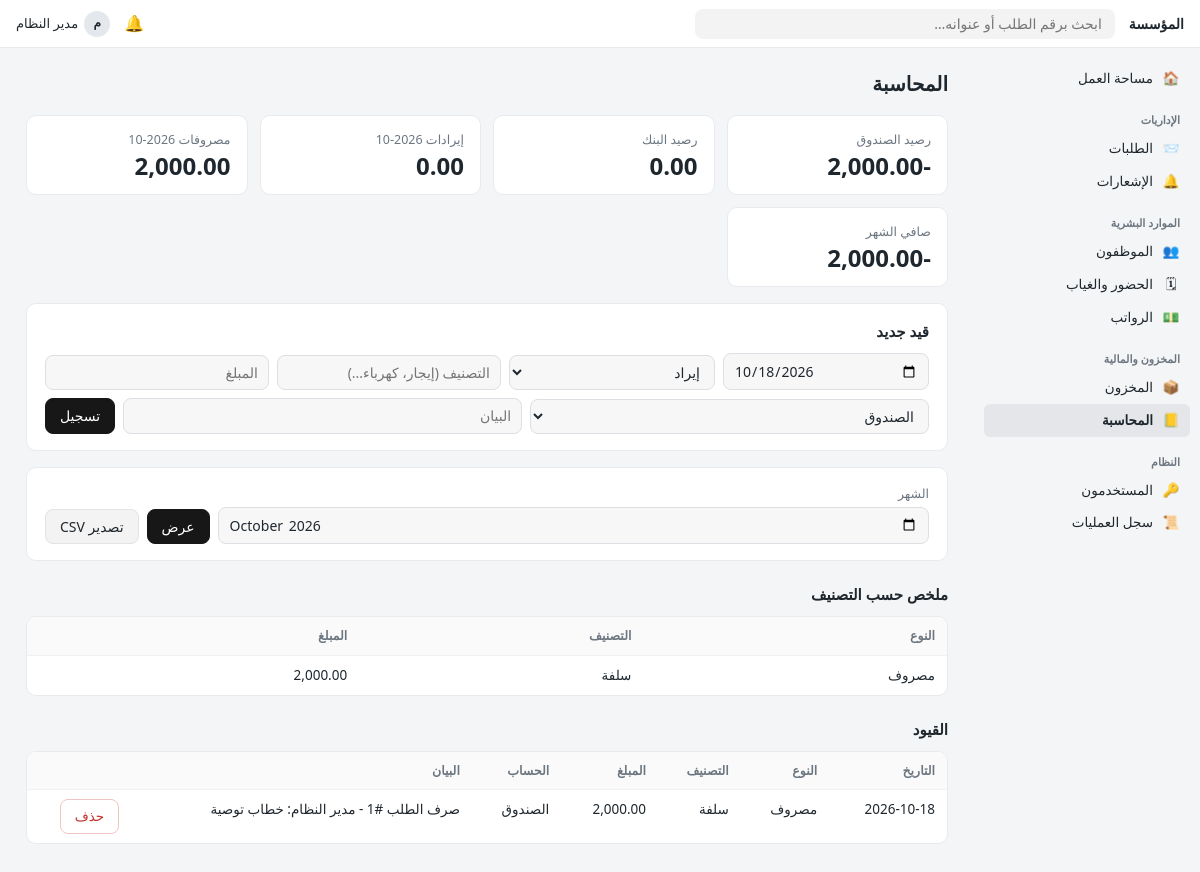
/accounting (signed in), run on the app's committed database.
### tables this page shows
CREATE TABLE users(
 id INTEGER PRIMARY KEY, username TEXT UNIQUE NOT NULL, password_hash TEXT NOT NULL,
 full_name TEXT NOT NULL, role TEXT NOT NULL,
 employee_id INTEGER REFERENCES employees(id), active INTEGER DEFAULT 1, signature TEXT);

CREATE TABLE transactions(
 id INTEGER PRIMARY KEY, day TEXT NOT NULL,
 kind TEXT NOT NULL CHECK(kind IN ('income','expense')), category TEXT,
 amount REAL NOT NULL CHECK(amount>0), account TEXT NOT NULL, description TEXT,
 user_id INTEGER, request_id INTEGER);

### app.py (the view, shortened to what this page needs)
@app.route("/accounting", methods=["GET", "POST"])
@login_required(("accountant",))
def accounting():
    month = request.values.get("month") or date.today().strftime("%Y-%m")
    if not valid_month(month):
        month = date.today().strftime("%Y-%m")
    rows = q("SELECT * FROM transactions WHERE day LIKE ? ORDER BY day DESC, id DESC", (month + "-%",))
    inc = sum(r["amount"] for r in rows if r["kind"] == "income")
    exp = sum(r["amount"] for r in rows if r["kind"] == "expense")
    cats = q("""SELECT kind, COALESCE(NULLIF(category,''),'بدون تصنيف') c, SUM(amount) a FROM transactions
                WHERE day LIKE ? GROUP BY kind, c ORDER BY a DESC""", (month + "-%",))
    bal = q("""SELECT account, SUM(CASE kind WHEN 'income' THEN amount ELSE -amount END) b
               FROM transactions GROUP BY account""")
    return render_template("accounting.html", rows=rows, month=month, inc=inc, exp=exp, cats=cats,
                           bal={r["account"]: r["b"] for r in bal})

### app.py (called while the page is built)
def db():
    if "db" not in g:
        g.db = sqlite3.connect(DB_PATH)
        g.db.row_factory = sqlite3.Row
        g.db.execute("PRAGMA foreign_keys=ON")
    return g.db

def q(sql, args=(), one=False):
    rows = db().execute(sql, args).fetchall()
    if one:
        return rows[0] if rows else None
    return rows

def current_user():
    if "_user" not in g:
        uid = session.get("uid")
        g._user = q("SELECT * FROM users WHERE id=? AND active=1", (uid,), one=True) if uid else None
    return g._user

def has_role(u, *roles):
    return bool(u) and (u["role"] == "admin" or u["role"] in roles)

def login_required(roles=None):
    def deco(f):
        @wraps(f)
        def w(*a, **k):
            u = current_user()
            if not u:
                return redirect(url_for("login", next=request.path))
            if roles and not has_role(u, *roles):
                abort(403)
            return f(*a, **k)
        return w
    return deco

def csrf_token():
    if "csrf" not in session:
        session["csrf"] = secrets.token_hex(16)
    return session["csrf"]

@app.before_request
def csrf_protect():
    if request.method == "POST":
        tok = session.get("csrf", "")
        if not tok or not secrets.compare_digest(tok, request.form.get("csrf", "")):
            abort(400)

@app.after_request
def headers(resp):
    resp.headers["X-Content-Type-Options"] = "nosniff"
    resp.headers["X-Frame-Options"] = "DENY"
    resp.headers["Referrer-Policy"] = "same-origin"
    resp.headers["Content-Security-Policy"] = "default-src 'self'; style-src 'self' 'unsafe-inline'; img-src 'self' data:"
    return resp

@app.context_processor
def inject():
    u = current_user()
    pending = len(pending_for(u)) if u else 0
    unread = q("SELECT COUNT(*) c FROM notifications WHERE user_id=? AND read=0", (u["id"],), one=True)["c"] if u else 0
    return dict(user=u, org=ORG_NAME, ROLES=ROLES, TYPES=TYPES, STEP_KINDS=STEP_KINDS, CATEGORIES=CATEGORIES, unread=unread, STATUS=STATUS, ATT=ATT,
                ACCOUNTS=ACCOUNTS, csrf_token=csrf_token, pending_count=pending,
                can=lambda *r: has_role(u, *r), today=date.today().isoformat())

@app.template_filter("money")
def money(v):
    return "{:,.2f}".format(v or 0)

def valid_month(m):
    return bool(m) and re.fullmatch(r"\d{4}-(0[1-9]|1[0-2])", m) is not None

### templates/accounting.html
{% extends "base.html" %}{% block body %}
<h1>المحاسبة</h1>
<div class="grid">
{% for a in ACCOUNTS %}<div class="stat"><b>{{ (bal.get(a) or 0)|money }}</b><span>رصيد {{ a }}</span></div>{% endfor %}
<div class="stat"><b>{{ inc|money }}</b><span>إيرادات {{ month }}</span></div>
<div class="stat"><b>{{ exp|money }}</b><span>مصروفات {{ month }}</span></div>
<div class="stat"><b>{{ (inc-exp)|money }}</b><span>صافي الشهر</span></div></div>
<div class="card"><h2 style="margin-top:0">قيد جديد</h2><form method="post" class="inline"><input type="hidden" name="csrf" value="{{ csrf_token() }}">
<input type="date" name="day" value="{{ today }}" required><select name="kind"><option value="income">إيراد</option><option value="expense">مصروف</option></select>
<input name="category" placeholder="التصنيف (إيجار، كهرباء...)"><input name="amount" type="number" step="0.01" min="0.01" placeholder="المبلغ" required>
<select name="account">{% for a in ACCOUNTS %}<option>{{ a }}</option>{% endfor %}</select><input name="description" placeholder="البيان"><button>تسجيل</button></form></div>
<form method="get" class="inline card"><div><label>الشهر</label><input type="month" name="month" value="{{ month }}"></div><button>عرض</button>
<a class="btn gray" href="{{ url_for('accounting_export', month=month) }}">تصدير CSV</a></form>
<h2>ملخص حسب التصنيف</h2><div class="scroll"><table><tr><th>النوع</th><th>التصنيف</th><th>المبلغ</th></tr>
{% for c in cats %}<tr><td>{{ 'إيراد' if c.kind=='income' else 'مصروف' }}</td><td>{{ c.c }}</td><td>{{ c.a|money }}</td></tr>{% endfor %}</table></div>
<h2>القيود</h2><div class="scroll"><table><tr><th>التاريخ</th><th>النوع</th><th>التصنيف</th><th>المبلغ</th><th>الحساب</th><th>البيان</th><th></th></tr>
{% for r in rows %}<tr><td>{{ r.day }}</td><td>{{ 'إيراد' if r.kind=='income' else 'مصروف' }}</td><td>{{ r.category }}</td><td>{{ r.amount|money }}</td><td>{{ r.account }}</td><td>{{ r.description }}</td>
<td>{% if user.role=='admin' %}<form method="post" action="{{ url_for('transaction_delete', tid=r.id) }}"><input type="hidden" name="csrf" value="{{ csrf_token() }}"><button class="red">حذف</button></form>{% endif %}</td></tr>
{% else %}<tr><td colspan="7">لا توجد قيود.</td></tr>{% endfor %}</table></div>{% endblock %}

### templates/base.html (shortened to what this page needs)
{% macro side(endpoint, label, icon, roles=(), active=(), badge=0) %}{% if not roles or can(*roles) %}<a class="side-item {{ 'active' if request.endpoint in (active or (endpoint,)) }}" href="{{ url_for(endpoint) }}"><span class="ic">{{ icon }}</span>{{ label }}{% if badge %}<span class="cnt">{{ badge }}</span>{% endif %}</a>{% endif %}{% endmacro %}
<!doctype html>
<html lang="ar" dir="rtl"><head><meta charset="utf-8">
<link rel="stylesheet" href="{{ url_for('static', filename='style.css') }}"></head><body>
{% if user %}
<div class="navbar">
 <a class="brand" href="{{ url_for('dashboard') }}">{{ org }}</a>
 <form class="search" method="get" action="{{ url_for('search') }}"><input type="search" name="q" placeholder="ابحث برقم الطلب أو عنوانه…"></form>
 <div class="nav-right">
  <a class="bell" href="{{ url_for('notifications') }}" title="الإشعارات">🔔{% if unread %}<span class="n">{{ unread }}</span>{% endif %}</a>
  <details class="menu"><summary><span class="avatar">{{ user.full_name[:1] }}</span>{{ user.full_name }}</summary>
   </details>
 </div>
</div>
<div class="layout">
 <aside class="sidebar">
  {{ side('dashboard','مساحة العمل','🏠') }}
  <div class="side-title">الإداريات</div>
  {{ side('requests_list','الطلبات','📨',active=('requests_list','request_view','request_new'),badge=pending_count) }}
  {{ side('notifications','الإشعارات','🔔',badge=unread) }}
  {% if can('hr','manager','accountant') %}<div class="side-title">الموارد البشرية</div>{% endif %}
  {{ side('employees','الموظفون','👥',('hr','manager'),('employees','employee_edit')) }}
  {{ side('attendance','الحضور والغياب','🗓',('hr','manager')) }}
  {{ side('payroll','الرواتب','💵',('hr','accountant')) }}
  {% if can('store','manager','accountant') %}<div class="side-title">المخزون والمالية</div>{% endif %}
  {{ side('inventory','المخزون','📦',('store','manager'),('inventory','inventory_moves')) }}
  {{ side('accounting','المحاسبة','📒',('accountant',)) }}
  {% if user.role=='admin' %}<div class="side-title">النظام</div>
  {{ side('users','المستخدمون','🔑') }}{{ side('audit','سجل العمليات','📜') }}{% endif %}
 </aside>
 <div class="page">
{% else %}<div class="public">{% endif %}
{% block body %}{% endblock %}
{% if user %}</div></div>{% else %}</div>{% endif %}
</body></html>

### static/style.css (style rules this page uses)
:root { --bg:#f4f5f6;--card:#fff;--border:#e8eaed;--text:#1f272e;--muted:#6c7680;--dark:#171717;--accent:#2490ef; --green:#16794c;--green-bg:#e3f6ea;--orange:#b25400;--orange-bg:#fff0dd;--red:#c0302b;--red-bg:#fde8e7;--blue:#1a5fb4;--blue-bg:#e5f0fd;--gray-bg:#efefef }
* { box-sizing:border-box }
body { margin:0;font-family:"Segoe UI",Tahoma,Arial,sans-serif;background:var(--bg);color:var(--text);line-height:1.55;font-size:14px }
a { color:var(--accent);text-decoration:none }
.navbar { position:sticky;top:0;z-index:20;height:48px;background:#fff;border-bottom:1px solid var(--border);display:flex;align-items:center;gap:14px;padding:0 16px }
.brand { font-weight:700;color:var(--text);white-space:nowrap }
.navbar form.search { flex:1;max-width:420px }
.navbar input[type=search] { background:#f3f3f3;border:1px solid transparent;border-radius:8px;height:30px;padding:0 12px }
.nav-right { margin-inline-start:auto;display:flex;align-items:center;gap:14px }
.bell { position:relative;color:var(--text);font-size:16px }
details.menu { position:relative }
details.menu summary { list-style:none;cursor:pointer;display:flex;align-items:center;gap:6px;font-size:13px }
.avatar { width:26px;height:26px;border-radius:50%;background:#e4e7eb;display:inline-flex;align-items:center;justify-content:center;font-weight:600;font-size:12px }
.layout { display:flex;max-width:1480px;margin:0 auto }
.sidebar { width:226px;flex:none;padding:14px 10px;position:sticky;top:48px;height:calc(100vh - 48px);overflow:auto }
.side-title { font-size:11px;color:var(--muted);margin:16px 10px 4px;font-weight:600 }
.side-item { display:flex;gap:9px;align-items:center;padding:6px 10px;border-radius:6px;color:var(--text);font-size:13.5px }
.side-item.active { background:#e4e6e9;font-weight:600 }
.side-item .ic { width:18px;text-align:center }
.page { flex:1;min-width:0;padding:20px 26px 48px }
h1 { font-size:20px;font-weight:700;margin:0 0 16px;display:flex;align-items:center;gap:10px;flex-wrap:wrap }
h2 { font-size:15px;margin:22px 0 10px }
.card { background:var(--card);border:1px solid var(--border);border-radius:10px;padding:16px 18px;margin-bottom:16px }
.grid { display:grid;grid-template-columns:repeat(auto-fit,minmax(190px,1fr));gap:12px;margin-bottom:16px }
.stat { background:var(--card);border:1px solid var(--border);border-radius:10px;padding:14px 16px }
.stat span { display:block;color:var(--muted);font-size:12.5px;order:-1 }
.stat { display:flex;flex-direction:column;gap:4px }
.stat b { font-size:24px;line-height:1.1;font-weight:700 }
table { width:100%;border-collapse:separate;border-spacing:0;background:var(--card);border:1px solid var(--border);border-radius:10px;overflow:hidden }
th,td { padding:9px 12px;text-align:start;border-bottom:1px solid #f0f1f3;font-size:13.5px;vertical-align:top }
th { background:#fafafa;color:var(--muted);font-weight:600;font-size:12.5px }
tr:last-child td { border-bottom:0 }
.scroll { overflow-x:auto }
input,select,textarea { font:inherit;padding:6px 10px;border:1px solid #dcdfe3;border-radius:8px;width:100%;background:#f7f7f8;color:var(--text) }
label { display:block;font-size:12.5px;color:var(--muted);margin-bottom:3px }
button,.btn { display:inline-flex;align-items:center;gap:6px;background:var(--dark);color:#fff;border:1px solid var(--dark);border-radius:8px;padding:6px 14px;cursor:pointer;font:inherit;font-weight:500 }
button.gray,.btn.gray { background:#f3f3f3;color:var(--text);border-color:#e1e3e6 }
button.red,.btn.red { background:#fff;color:var(--red);border-color:#f0c4c2 }
.inline { display:flex;gap:8px;flex-wrap:wrap;align-items:end }
.inline>* { width:auto;flex:1 1 130px }
.inline>button,.inline>.btn { flex:0 0 auto }

### data on the page
users: full_name "م", full_name "مدير النظام"
transactions: kind "مصروف", c "سلفة", a "2,000.00", day "2026-10-18", category "سلفة", amount "2,000.00", account "الصندوق", description "صرف الطلب #1 - مدير النظام: خطاب توصية"

### other printed values
{{ org }} "المؤسسة"
{{ icon }} "🏠 📨 🔔 👥 🗓 💵 📦 📒 🔑 📜"
{{ label }} "مساحة العمل الطلبات الإشعارات الموظفون الحضور والغياب الرواتب المخزون المحاسبة المستخدمون سجل العمليات"
{{ (bal.get(a) or 0)|money }} "-2,000.00" "0.00"
{{ a }} "الصندوق" "البنك"
{{ inc|money }} "0.00"
{{ month }} "2026-10"
{{ exp|money }} "2,000.00"
{{ (inc-exp)|money }} "-2,000.00"
form field account "الصندوق"
